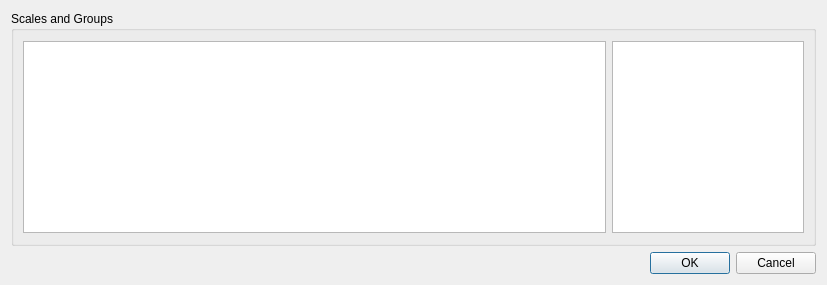
<?xml version="1.0" encoding="UTF-8"?>
<ui version="4.0">
 <class>SelectFeatures</class>
 <widget class="QDialog" name="SelectFeatures">
  <property name="geometry">
   <rect>
    <x>0</x>
    <y>0</y>
    <width>827</width>
    <height>285</height>
   </rect>
  </property>
  <property name="sizePolicy">
   <sizepolicy hsizetype="Maximum" vsizetype="Maximum">
    <horstretch>0</horstretch>
    <verstretch>0</verstretch>
   </sizepolicy>
  </property>
  <property name="windowTitle">
   <string>Spatial Features</string>
  </property>
  <layout class="QVBoxLayout" name="verticalLayout_3">
   <item>
    <layout class="QVBoxLayout" name="verticalLayout_2">
     <item>
      <widget class="QGroupBox" name="groupBox">
       <property name="sizePolicy">
        <sizepolicy hsizetype="Expanding" vsizetype="Expanding">
         <horstretch>0</horstretch>
         <verstretch>0</verstretch>
        </sizepolicy>
       </property>
       <property name="title">
        <string>Scales and Groups</string>
       </property>
       <layout class="QVBoxLayout" name="verticalLayout">
        <item>
         <layout class="QHBoxLayout" name="horizontalLayout_2">
          <item>
           <widget class="QTableWidget" name="featureTable">
            <property name="sizePolicy">
             <sizepolicy hsizetype="Expanding" vsizetype="Maximum">
              <horstretch>0</horstretch>
              <verstretch>0</verstretch>
             </sizepolicy>
            </property>
            <property name="toolTip">
             <string>&lt;!DOCTYPE HTML PUBLIC &quot;-//W3C//DTD HTML 4.0//EN&quot; &quot;http://www.w3.org/TR/REC-html40/strict.dtd&quot;&gt;
&lt;html&gt;&lt;head&gt;&lt;meta name=&quot;qrichtext&quot; content=&quot;1&quot; /&gt;&lt;style type=&quot;text/css&quot;&gt;
p, li { white-space: pre-wrap; }
&lt;/style&gt;&lt;/head&gt;&lt;body style=&quot; font-family:'Tahoma'; font-size:8.25pt; font-weight:400; font-style:normal;&quot;&gt;
&lt;p style=&quot; margin-top:0px; margin-bottom:0px; margin-left:0px; margin-right:0px; -qt-block-indent:0; text-indent:0px;&quot;&gt;Draw a rectangle to select feaures&lt;/p&gt;&lt;/body&gt;&lt;/html&gt;</string>
            </property>
            <attribute name="horizontalHeaderHighlightSections">
             <bool>true</bool>
            </attribute>
            <attribute name="horizontalHeaderMinimumSectionSize">
             <number>25</number>
            </attribute>
            <attribute name="horizontalHeaderMinimumSectionSize">
             <number>25</number>
            </attribute>
            <attribute name="horizontalHeaderHighlightSections">
             <bool>true</bool>
            </attribute>
           </widget>
          </item>
          <item>
           <widget class="QGraphicsView" name="graphicsView">
            <property name="minimumSize">
             <size>
              <width>192</width>
              <height>192</height>
             </size>
            </property>
            <property name="maximumSize">
             <size>
              <width>192</width>
              <height>192</height>
             </size>
            </property>
           </widget>
          </item>
         </layout>
        </item>
       </layout>
      </widget>
     </item>
     <item>
      <layout class="QHBoxLayout" name="horizontalLayout">
       <item>
        <widget class="QLabel" name="memReq">
         <property name="text">
          <string/>
         </property>
        </widget>
       </item>
       <item>
        <spacer name="horizontalSpacer">
         <property name="orientation">
          <enum>Qt::Horizontal</enum>
         </property>
         <property name="sizeHint" stdset="0">
          <size>
           <width>40</width>
           <height>20</height>
          </size>
         </property>
        </spacer>
       </item>
       <item>
        <widget class="QDialogButtonBox" name="confirmButtons">
         <property name="orientation">
          <enum>Qt::Horizontal</enum>
         </property>
         <property name="standardButtons">
          <set>QDialogButtonBox::Cancel|QDialogButtonBox::Ok</set>
         </property>
        </widget>
       </item>
      </layout>
     </item>
    </layout>
   </item>
  </layout>
 </widget>
 <resources/>
 <connections>
  <connection>
   <sender>confirmButtons</sender>
   <signal>accepted()</signal>
   <receiver>SelectFeatures</receiver>
   <slot>accept()</slot>
   <hints>
    <hint type="sourcelabel">
     <x>248</x>
     <y>254</y>
    </hint>
    <hint type="destinationlabel">
     <x>157</x>
     <y>274</y>
    </hint>
   </hints>
  </connection>
  <connection>
   <sender>confirmButtons</sender>
   <signal>rejected()</signal>
   <receiver>SelectFeatures</receiver>
   <slot>reject()</slot>
   <hints>
    <hint type="sourcelabel">
     <x>316</x>
     <y>260</y>
    </hint>
    <hint type="destinationlabel">
     <x>286</x>
     <y>274</y>
    </hint>
   </hints>
  </connection>
 </connections>
</ui>
